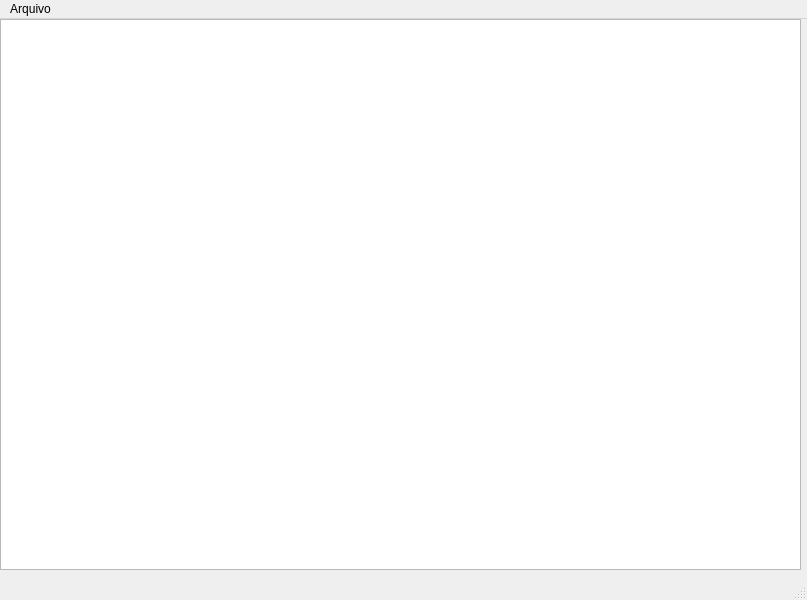
<?xml version="1.0" encoding="UTF-8"?>
<ui version="4.0">
 <class>MainWindow</class>
 <widget class="QMainWindow" name="MainWindow">
  <property name="geometry">
   <rect>
    <x>0</x>
    <y>0</y>
    <width>807</width>
    <height>600</height>
   </rect>
  </property>
  <property name="windowTitle">
   <string>MainWindow</string>
  </property>
  <widget class="QWidget" name="centralwidget">
   <widget class="QTextEdit" name="textEdit">
    <property name="geometry">
     <rect>
      <x>0</x>
      <y>0</y>
      <width>801</width>
      <height>551</height>
     </rect>
    </property>
    <property name="html">
     <string>&lt;!DOCTYPE HTML PUBLIC &quot;-//W3C//DTD HTML 4.0//EN&quot; &quot;http://www.w3.org/TR/REC-html40/strict.dtd&quot;&gt;
&lt;html&gt;&lt;head&gt;&lt;meta name=&quot;qrichtext&quot; content=&quot;1&quot; /&gt;&lt;style type=&quot;text/css&quot;&gt;
p, li { white-space: pre-wrap; }
&lt;/style&gt;&lt;/head&gt;&lt;body style=&quot; font-family:'MS Shell Dlg 2'; font-size:8.25pt; font-weight:400; font-style:normal;&quot;&gt;
&lt;p style=&quot;-qt-paragraph-type:empty; margin-top:5px; margin-bottom:5px; margin-left:5px; margin-right:5px; -qt-block-indent:0; text-indent:0px;&quot;&gt;&lt;br /&gt;&lt;/p&gt;&lt;/body&gt;&lt;/html&gt;</string>
    </property>
   </widget>
  </widget>
  <widget class="QMenuBar" name="menubar">
   <property name="geometry">
    <rect>
     <x>0</x>
     <y>0</y>
     <width>807</width>
     <height>21</height>
    </rect>
   </property>
   <widget class="QMenu" name="menuArquivo">
    <property name="title">
     <string>Arquivo</string>
    </property>
    <addaction name="actionNovo"/>
    <addaction name="actionAbir"/>
    <addaction name="actionSalvar"/>
    <addaction name="actionSair"/>
   </widget>
   <addaction name="menuArquivo"/>
  </widget>
  <widget class="QStatusBar" name="statusbar"/>
  <action name="actionNovo">
   <property name="text">
    <string>Novo</string>
   </property>
   <property name="shortcut">
    <string>Ctrl+N</string>
   </property>
  </action>
  <action name="actionAbir">
   <property name="text">
    <string>Abrir</string>
   </property>
   <property name="shortcut">
    <string>Ctrl+A</string>
   </property>
  </action>
  <action name="actionSalvar">
   <property name="text">
    <string>Salvar</string>
   </property>
   <property name="shortcut">
    <string>Ctrl+S</string>
   </property>
  </action>
  <action name="actionSair">
   <property name="text">
    <string>Sair</string>
   </property>
   <property name="shortcut">
    <string>Esc</string>
   </property>
  </action>
 </widget>
 <resources/>
 <connections/>
</ui>
